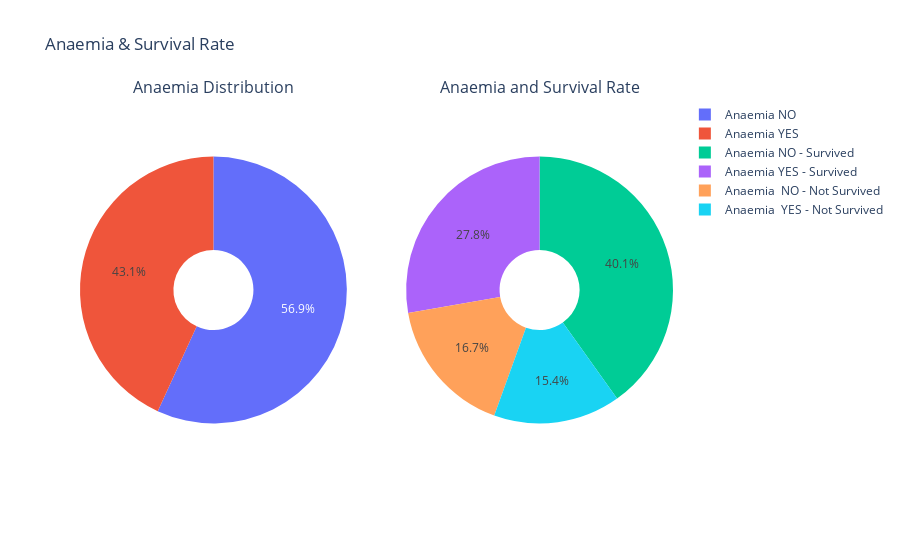

This figure's notebook cell:
### Code cell
labels = [["Anaemia YES", "Anaemia NO"],
          ['Anaemia YES - Survived','Anaemia  YES - Not Survived', 'Anaemia NO - Survived',
           'Anaemia  NO - Not Survived']]

values = [[len(anaemia_yes), len(anaemia_no)],
         [len(anaemia_yes_survived), len(anaemia_yes_not_survived),
          len(anaemia_no_survived), len(anaemia_no_not_survived)]]

subplot_titles = ['Anaemia Distribution', 'Anaemia and Survival Rate']
sub_plot_names = ["Distribution of Anaemia", 'Anaemia & Survival']

utils.ConstructGoPieChart(build_sub_plots = True,
                          rows = 1,
                          cols = 2,
                          subplot_titles = subplot_titles,
                          labels = labels,
                          values = values,
                          sub_plot_names = sub_plot_names,
                          title_text = "Anaemia & Survival Rate",
                          export_to_png = True)

### Figure 1 — Plotly figure (JSON) as saved in the notebook; plotly's stock layout.template omitted (floating-point values rounded to 4 significant figures)
{"data": [{"labels": ["Anaemia YES", "Anaemia NO"], "name": "Distribution of Anaemia", "values": [129, 170], "type": "pie", "domain": {"x": [0, 0.45], "y": [0, 1]}, "hole": 0.3, "hoverinfo": "label+percent+name"}, {"labels": ["Anaemia YES - Survived", "Anaemia  YES - Not Survived", "Anaemia NO - Survived", "Anaemia  NO - Not Survived"], "name": "Anaemia & Survival", "values": [83, 46, 120, 50], "type": "pie", "domain": {"x": [0.55, 1], "y": [0, 1]}, "hole": 0.3, "hoverinfo": "label+percent+name"}], "layout": {"annotations": [{"font": {"size": 16}, "showarrow": false, "text": "Anaemia Distribution", "x": 0.225, "xanchor": "center", "xref": "paper", "y": 1, "yanchor": "bottom", "yref": "paper"}, {"font": {"size": 16}, "showarrow": false, "text": "Anaemia and Survival Rate", "x": 0.775, "xanchor": "center", "xref": "paper", "y": 1, "yanchor": "bottom", "yref": "paper"}], "title": {"text": "Anaemia & Survival Rate"}}}
